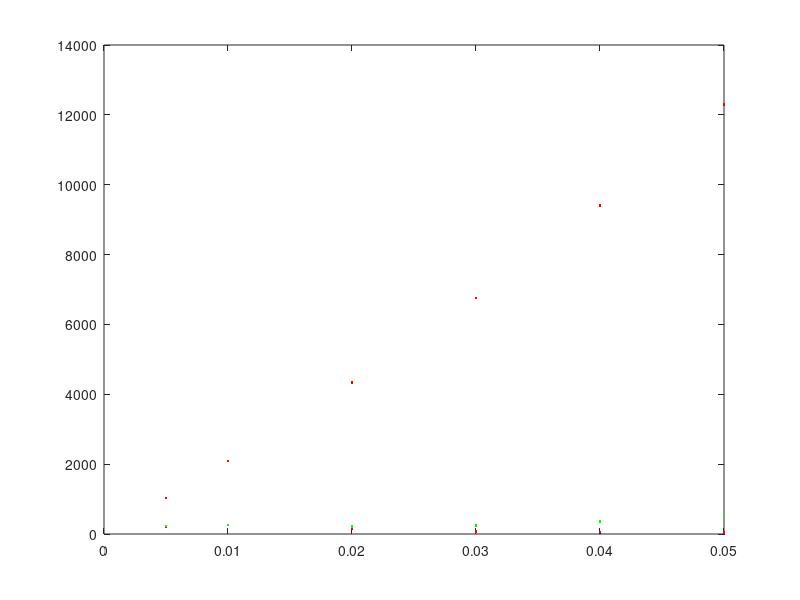

Recreate this plot in MATLAB. (Note: this script raises an error after producing the figure.)

%linear topology of hop length 5
figure;
pause;
rt_6node_maxRet3 = [234  221  195  194  205  210  216  187  232  233  210  195  217  229  210  233  227  233  211  230;
259  268  263  265  239  254  230  306  246  250  258  264  283  281  244  248  235  250  260  232;
150  153  166  203  176  157  165  136  144  171  141  131  151  129  141  131  159  169  131  153;
80  76  75  81  80  73  85  79  81  96  71  62  66  68  82  76  52  75  76  90;
30  29  34  51  41  39  39  30  35  43  35  30  24  42  47  57  45  46  30  28;
27  17  19  18  17  16  22  17  8  11  13  28  18  17  17  27  26  15  29  19;
];


rt_6node_maxRet2 = [234  221  195  194  205  210  216  187  232  233  210  195  217  229  210  233  227  233  211  230;
259  268  263  265  239  254  230  306  246  250  258  264  283  281  244  248  235  250  224  232;
150  155  150  151  181  144  165  163  167  171  136  177  176  141  135  145  175  182  131  160;
89  74  72  76  83  96  78  76  83  63  65  84  57  76  72  73  83  62  87  90;
62  43  43  45  71  66  50  41  45  51  57  47  52  52  53  60  48  39  60  38;
50  51  40  41  40  37  55  47  50  47  48  40  39  50  50  48  51  42  57  38;
];


rt_6node_maxRet1 = [217  221  210  231  237  204  195  241  223  215  212  201  230  238  213  231  231  261  236  232;
253  274  233  257  270  278  248  260  259  295  266  277  245  295  228  262  271  258  254  295;
242  201  215  214  211  230  200  235  213  237  219  218  212  214  215  204  239  237  241  202;
272  249  258  249  226  250  246  260  239  259  266  242  233  242  244  276  233  225  241  242;
377  353  339  355  344  381  351  345  374  366  382  360  329  352  375  356  347  347  357  357;
517  541  486  499  499  509  515  518  546  489  528  500  512  539  537  554  509  521  522  512;
];

rt_6node_noRe = [1037  1082  1082  975  1008  1071  1048  1047  946  1048  1056  1032  1000  1024  1011  983  1029  1063  1036  992;
2095  2142  2152  1984  2041  2119  2063  2129  2004  2186  2145  2071  2079  2070  2113  2083  2048  2153  2073  2046;
4317  4354  4333  4310  4285  4430  4268  4384  4328  4472  4355  4305  4324  4235  4336  4412  4245  4418  4290  4379;
6850  6852  6661  6760  6663  6879  6684  6812  6768  6874  6744  6737  6801  6580  6716  6840  6714  6785  6707  6758;
9550  9471  9355  9357  9276  9526  9351  9443  9400  9499  9417  9483  9473  9186  9412  9495  9312  9371  9284  9475;
12360  14264  12192  12264  12360  12264  12173  12288  12301  12244  12283  12360  12240  11967  12150  12240  13240  12337  12173  10150;
];

probabilities = [0.005; 0.01; 0.02; 0.03; 0.04; 0.05;];

h = plot	(probabilities, mean(rt_6node_maxRet3,2), 'b.',
			 probabilities, mean(rt_6node_maxRet2,2), 'r.',
			 probabilities, mean(rt_6node_maxRet1,2), 'g.',
			 probabilities, mean(rt_6node_noRe,2), 'r.'
			);

h = errorbar(probabilities, mean(rt_6node_maxRet3,2), ci(rt_6node_maxRet3)(:,1), ci(rt_6node_maxRet3)(:,2), 'm.',
			 probabilities, mean(rt_6node_maxRet2,2), ci(rt_6node_maxRet2)(:,1), ci(rt_6node_maxRet2)(:,2), 'b.',
			 probabilities, mean(rt_6node_maxRet1,2), ci(rt_6node_maxRet1)(:,1), ci(rt_6node_maxRet1)(:,2), 'g.',
			 probabilities, mean(rt_6node_noRe,2), ci(rt_6node_noRe)(:,1), ci(rt_6node_noRe)(:,2), 'r.'
			);

set(h,'markersize',20);
axis([0 0.05 0 13000]);

ax = gca();
set(ax, 'fontsize', 22);
set(ax,'YGrid','on');

b=legend('Max Retransmissions = 3', 'Max Retransmissions = 2', 'Max Retransmissions = 1', 'Only end-to-end reliability');
set(b, 'Location', 'east');

title('Consumer Retransmissions');
xlabel('Error probability of links');
ylabel('Consumer Retransmissions');

p = get(gca, 'Position');
ax2 = axes('Position',[p(1)+0.05 p(2)+0.4 p(3)-0.42 p(4)-0.42]);

h2 = plot(ax2, probabilities, mean(rt_6node_maxRet3,2), 'm.',
		 probabilities, mean(rt_6node_maxRet2,2), 'b.',
		 probabilities, mean(rt_6node_maxRet1,2), 'g.');

h2 = errorbar(ax2, probabilities, mean(rt_6node_maxRet3,2), ci(rt_6node_maxRet3)(:,1), ci(rt_6node_maxRet3)(:,2), 'm.',
			 probabilities, mean(rt_6node_maxRet2,2), ci(rt_6node_maxRet2)(:,1), ci(rt_6node_maxRet2)(:,2), 'b.',
			 probabilities, mean(rt_6node_maxRet1,2), ci(rt_6node_maxRet1)(:,1), ci(rt_6node_maxRet1)(:,2), 'g.');

set(h2,'markersize',15);
xlim(ax2,[0 0.05]);
